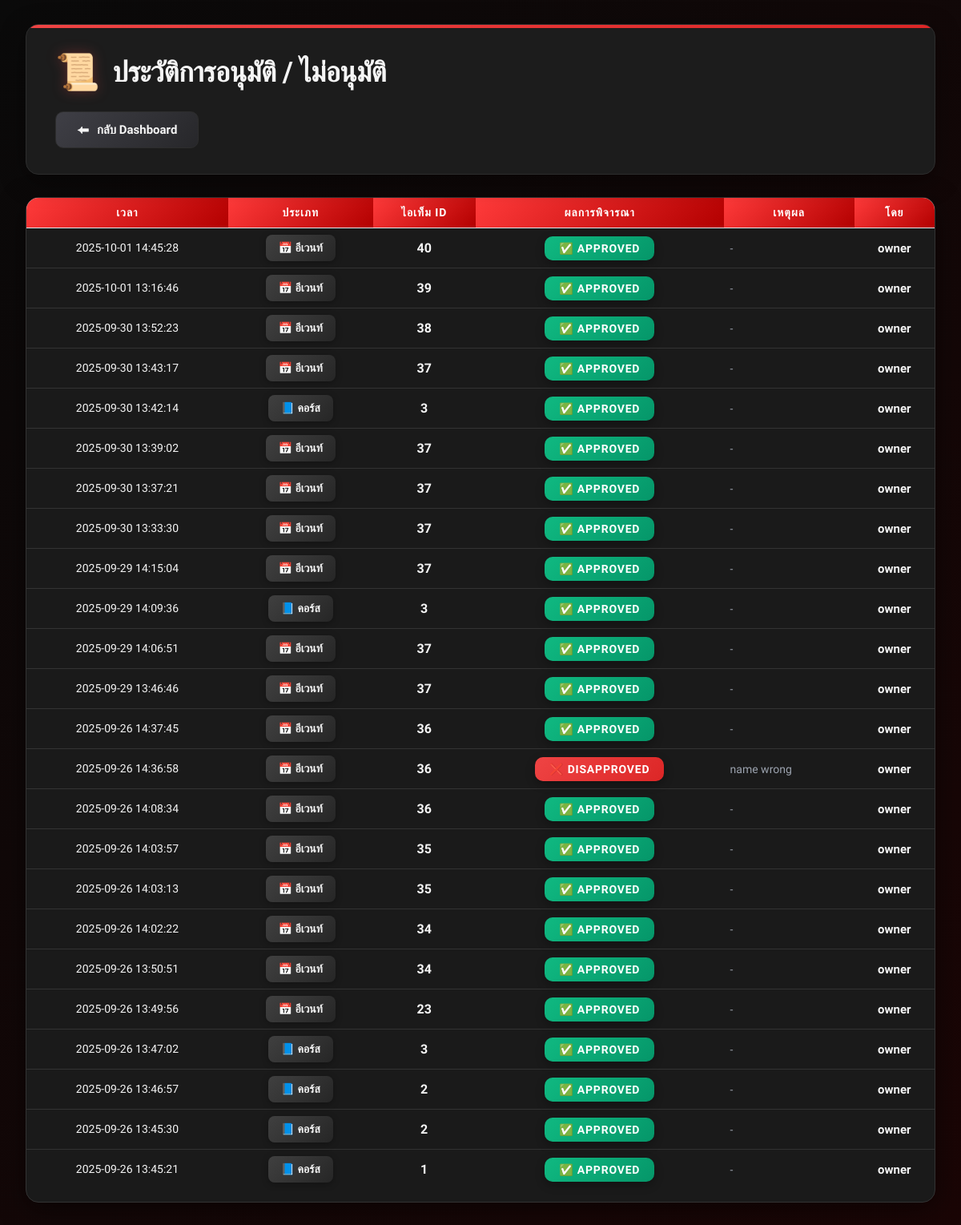
The page /owner/history.php (signed in) on the database its author committed.
### tables this page shows
CREATE TABLE `history` (
  `id` int(11) NOT NULL,
  `item_type` enum('course','event') NOT NULL,
  `item_id` int(11) NOT NULL,
  `action` enum('approved','disapproved') NOT NULL,
  `reason` text DEFAULT NULL,
  `owner` varchar(50) NOT NULL,
  `created_at` datetime NOT NULL
);

### owner/history.php (the view, shortened to what this page needs)
<?php
include __DIR__ . '/db_connect.php';
$result = mysqli_query($conn, "SELECT * FROM history ORDER BY created_at DESC");
?>
<!DOCTYPE html>
<html lang="th">
<head>
  <link href="https://cdn.jsdelivr.net/npm/bootstrap@5.3.3/dist/css/bootstrap.min.css" rel="stylesheet">
  <link rel="stylesheet" href="style.css">
</head>
<body>
  <div class="container">
    <div class="header-section">
      <h1>ประวัติการอนุมัติ / ไม่อนุมัติ</h1>
      <a href="owner_dashboard.php" class="btn btn-back">
        <span>⬅</span> กลับ Dashboard
      </a>
    </div>
    <div class="table-container">
      <table class="table align-middle">
        <thead>
          <tr>
            <th>เวลา</th>
            <th>ประเภท</th>
            <th>ไอเท็ม ID</th>
            <th>ผลการพิจารณา</th>
            <th>เหตุผล</th>
            <th>โดย</th>
          </tr>
        </thead>
        <tbody>
          <?php while ($row = mysqli_fetch_assoc($result)) { ?>
            <tr>
              <td class="time-text"><?= $row['created_at'] ?></td>
              <td>
                <span class="type-badge">
                  <?= $row['item_type'] == 'course' ? '📘 คอร์ส' : '📅 อีเวนท์' ?>
                </span>
              </td>
              <td class="id-text"><?= $row['item_id'] ?></td>
              <td>
                <?php if ($row['action'] == 'approved'): ?>
                  <span class="badge badge-ok">✅ APPROVED</span>
                <?php else: ?>
                  <span class="badge badge-no">❌ DISAPPROVED</span>
                <?php endif; ?>
              </td>
              <td class="reason-text"><?= nl2br(htmlspecialchars($row['reason'] ?: '-')) ?></td>
              <td class="owner-text"><?= htmlspecialchars($row['owner']) ?></td>
            </tr>
          <?php } ?>
        </tbody>
      </table>
    </div>
  </div>
</body>
</html>

### owner/style.css (style rules this page uses)
body { font-family: 'Kanit', sans-serif; }

### owner/history.php (style rules this page uses)
:root { --bg-main: #0a0a0a; --bg-gradient: linear-gradient(135deg, #0a0a0a 0%, #1a0505 100%); --card-bg: #1c1c1c; --card-border: #2d2d2d; --accent-red: #ef4444; --accent-red-dark: #dc2626; --text-primary: #f5f5f5; --text-secondary: #d1d5db; --text-muted: #9ca3af; --success: #10b981; --danger: #ef4444; }
* { margin: 0; padding: 0; box-sizing: border-box; }
body { background: var(--bg-gradient); color: var(--text-primary); font-family: 'Prompt', sans-serif; min-height: 100vh; padding: 30px 20px; font-size: 15px; }
.container { max-width: 1400px; margin: 0 auto; }
.header-section { background: var(--card-bg); border: 1px solid var(--card-border); border-radius: 16px; padding: 32px 36px; margin-bottom: 28px; box-shadow: 0 8px 32px rgba(0, 0, 0, 0.4); position: relative; overflow: hidden; }
.header-section::before { content: ''; position: absolute; top: 0; left: 0; right: 0; height: 4px; background: linear-gradient(90deg, var(--accent-red) 0%, var(--accent-red-dark) 100%); }
h1 { color: var(--text-primary); font-weight: 700; font-size: 2.2rem; margin-bottom: 22px; display: flex; align-items: center; gap: 16px; letter-spacing: -0.5px; }
h1::before { content: '📜'; font-size: 2.8rem; filter: drop-shadow(0 0 8px rgba(239, 68, 68, 0.3)); }
.btn-back { background: linear-gradient(135deg, #3f3f46 0%, #27272a 100%); color: var(--text-primary); border: 1px solid var(--card-border); padding: 11px 26px; border-radius: 10px; font-weight: 600; font-size: 15px; transition: all 0.3s ease; display: inline-flex; align-items: center; gap: 10px; text-decoration: none; }
.table-container { background: #1a1a1a; border-radius: 16px; overflow: hidden; border: 1px solid #333; box-shadow: 0 8px 32px rgba(0, 0, 0, 0.5); }
table { margin: 0; width: 100%; font-size: 15px; border-collapse: collapse; }
thead th { background: linear-gradient(135deg, #ff3b3b 0%, #b30000 100%); color: #fff !important; text-align: center; padding: 16px; font-weight: 700; font-size: 14px; text-transform: uppercase; letter-spacing: 1px; }
tbody td { background-color: #1a1a1a !important; color: #f5f5f5 !important; border-bottom: 1px solid #333; text-align: center; padding: 14px 16px; }
tbody tr { transition: all 0.2s ease; }
tbody tr:last-child td { border-bottom: none; }
.badge { font-size: 14px; padding: 8px 18px; border-radius: 10px; font-weight: 700; display: inline-flex; align-items: center; gap: 8px; text-transform: uppercase; letter-spacing: 0.8px; box-shadow: 0 4px 12px rgba(0, 0, 0, 0.3); }
.badge-ok { background: linear-gradient(135deg, var(--success) 0%, #059669 100%); color: #fff; }
.badge-no { background: linear-gradient(135deg, var(--danger) 0%, var(--accent-red-dark) 100%); color: #fff; }
.type-badge { background: linear-gradient(135deg, #404040 0%, #262626 100%); color: var(--text-primary); padding: 6px 16px; border-radius: 8px; font-size: 14px; font-weight: 600; display: inline-flex; align-items: center; gap: 6px; box-shadow: 0 2px 8px rgba(0, 0, 0, 0.3); }
.reason-text { text-align: left !important; color: var(--text-muted) !important; font-size: 14px !important; line-height: 1.6 !important; max-width: 380px; font-weight: 400 !important; }
.time-text { color: var(--text-secondary); font-weight: 500; font-size: 14px; }
.id-text { color: var(--accent-red); font-weight: 700; font-size: 16px; }
.owner-text { color: var(--text-primary); font-weight: 600; font-size: 15px; }

### rows shown on the page
history: created_at "2025-10-01 14:45:28", item_type "📅 อีเวนท์", item "40", action "✅ APPROVED", reason "-", owner "owner"
history: created_at "2025-10-01 13:16:46", item_type "📅 อีเวนท์", item "39", action "✅ APPROVED", reason "-", owner "owner"
history: created_at "2025-09-30 13:52:23", item_type "📅 อีเวนท์", item "38", action "✅ APPROVED", reason "-", owner "owner"
history: created_at "2025-09-30 13:43:17", item_type "📅 อีเวนท์", item "37", action "✅ APPROVED", reason "-", owner "owner"
history: created_at "2025-09-30 13:42:14", item_type "📘 คอร์ส", item "3", action "✅ APPROVED", reason "-", owner "owner"
history: created_at "2025-09-30 13:39:02", item_type "📅 อีเวนท์", item "37", action "✅ APPROVED", reason "-", owner "owner"
history: created_at "2025-09-30 13:37:21", item_type "📅 อีเวนท์", item "37", action "✅ APPROVED", reason "-", owner "owner"
history: created_at "2025-09-30 13:33:30", item_type "📅 อีเวนท์", item "37", action "✅ APPROVED", reason "-", owner "owner"
history: created_at "2025-09-29 14:15:04", item_type "📅 อีเวนท์", item "37", action "✅ APPROVED", reason "-", owner "owner"
history: created_at "2025-09-29 14:09:36", item_type "📘 คอร์ส", item "3", action "✅ APPROVED", reason "-", owner "owner"
history: created_at "2025-09-29 14:06:51", item_type "📅 อีเวนท์", item "37", action "✅ APPROVED", reason "-", owner "owner"
history: created_at "2025-09-29 13:46:46", item_type "📅 อีเวนท์", item "37", action "✅ APPROVED", reason "-", owner "owner"
history: created_at "2025-09-26 14:37:45", item_type "📅 อีเวนท์", item "36", action "✅ APPROVED", reason "-", owner "owner"
history: created_at "2025-09-26 14:36:58", item_type "📅 อีเวนท์", item "36", action "❌ DISAPPROVED", reason "name wrong", owner "owner"
history: created_at "2025-09-26 14:08:34", item_type "📅 อีเวนท์", item "36", action "✅ APPROVED", reason "-", owner "owner"
history: created_at "2025-09-26 14:03:57", item_type "📅 อีเวนท์", item "35", action "✅ APPROVED", reason "-", owner "owner"
history: created_at "2025-09-26 14:03:13", item_type "📅 อีเวนท์", item "35", action "✅ APPROVED", reason "-", owner "owner"
history: created_at "2025-09-26 14:02:22", item_type "📅 อีเวนท์", item "34", action "✅ APPROVED", reason "-", owner "owner"
history: created_at "2025-09-26 13:50:51", item_type "📅 อีเวนท์", item "34", action "✅ APPROVED", reason "-", owner "owner"
history: created_at "2025-09-26 13:49:56", item_type "📅 อีเวนท์", item "23", action "✅ APPROVED", reason "-", owner "owner"
history: created_at "2025-09-26 13:47:02", item_type "📘 คอร์ส", item "3", action "✅ APPROVED", reason "-", owner "owner"
history: created_at "2025-09-26 13:46:57", item_type "📘 คอร์ส", item "2", action "✅ APPROVED", reason "-", owner "owner"
history: created_at "2025-09-26 13:45:30", item_type "📘 คอร์ส", item "2", action "✅ APPROVED", reason "-", owner "owner"
history: created_at "2025-09-26 13:45:21", item_type "📘 คอร์ส", item "1", action "✅ APPROVED", reason "-", owner "owner"
